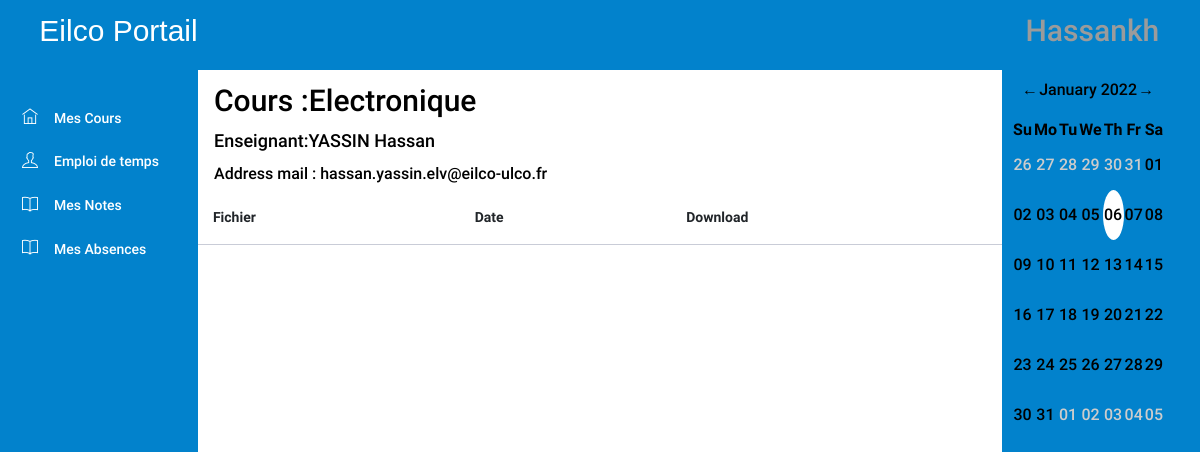
The app's page /PL/pages/student/detailcour.php?id=8 (signed in), older data.
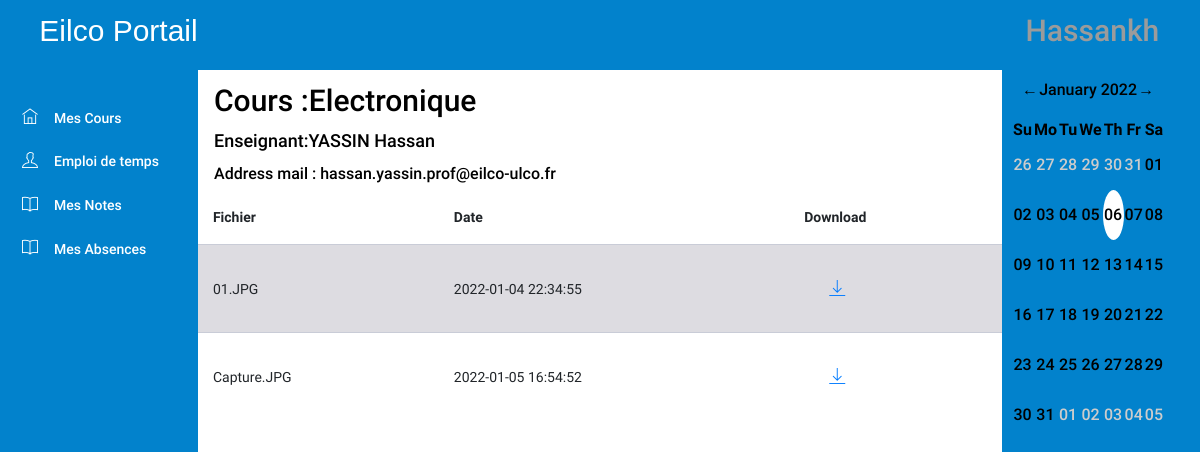
The same page, newer data.
### tables this page shows
CREATE TABLE `users` (
  `iduser` int NOT NULL AUTO_INCREMENT,
  `prenom` varchar(45) NOT NULL,
  `nom` varchar(45) NOT NULL,
  `role` int NOT NULL,
  `date_de_naissance` date NOT NULL,
  `username` varchar(45) NOT NULL,
  `password` char(45) NOT NULL,
  `email_personel` varchar(45) NOT NULL,
  `email_universitaire` varchar(45) NOT NULL,
  `sexe` varchar(45) NOT NULL,
  `formation_id` int DEFAULT NULL,
  `phone` varchar(45) NOT NULL,
  `Adresse` varchar(45) NOT NULL,
  `nationalite` varchar(45) NOT NULL,
  PRIMARY KEY (`iduser`),
  KEY `formation_idx` (`formation_id`),
  CONSTRAINT `formation` FOREIGN KEY (`formation_id`) REFERENCES `formation` (`idformation`) ON DELETE CASCADE ON UPDATE CASCADE
);

CREATE TABLE `document` (
  `iddocument` int NOT NULL AUTO_INCREMENT,
  `nom` varchar(45) NOT NULL,
  `lien` varchar(45) NOT NULL,
  `cour_id` int NOT NULL,
  `Date` datetime NOT NULL DEFAULT CURRENT_TIMESTAMP,
  PRIMARY KEY (`iddocument`),
  KEY `cour_document_idx` (`cour_id`),
  CONSTRAINT `cour_document` FOREIGN KEY (`cour_id`) REFERENCES `cours` (`idcours`) ON DELETE CASCADE ON UPDATE CASCADE
);

### DAL/coursRepository.php (called while the page is built, shortened)
<?php
require_once(__DIR__ . "/../DTO/cour.php");
function getCoursId($cour_id)
{
    $conn = openConnection();
    $cour = null;
    $query = "select * from cours where idcours=?;";
    $stmt = $conn->prepare($query);
    $stmt->bind_param("i", $cour_id);
    $stmt->execute();
    $result = $stmt->get_result();
    if ($row = mysqli_fetch_array($result)) {
        $cour = new cour();
        $cour->setId($row["idcours"]);
        $cour->setNom($row["nom"]);
        $cour->setAbreviation($row["abreviation"]);
        $cour->setProf_id($row["prof_id"]);
        $cour->setFormation_id($row["formation_id"]);
        $cour->setNb_credits($row["credits"]);
    }
    return $cour;
}

### DTO/cour.php (called while the page is built, shortened)
<?php
class cour{
    private $nom;
    public function getNom() {
        return $this->nom;
    }
    public function setNom($nom) {
        $this->nom = $nom;
    }
}
?>

### DAL/userRepository.php (called while the page is built, shortened)
<?php
require_once(__DIR__ . "/../DTO/user.php");
function getProfbyId($prof_id)
{
    $conn = openConnection();
    $userResponse = null;
    try {
        $sql = "SELECT * FROM users WHERE iduser=? ";
        $stmt = $conn->prepare($sql);
        $stmt->bind_param("i", $prof_id);
        $stmt->execute();
        $result = $stmt->get_result();
        if ($result->num_rows > 0) {
            $userResponse = new user();
            if ($row = $result->fetch_assoc()) {
                $userResponse->setUsername($row["username"]);
                $userResponse->setId($row["iduser"]);
                $userResponse->setPrenom($row["prenom"]);
                $userResponse->setNom($row["nom"]);
                $userResponse->setRole($row["role"]);
                $userResponse->setDate_de_naissance($row["date_de_naissance"]);
                $userResponse->setPassword($row["password"]);
                $userResponse->setEmail_personel($row["email_personel"]);
                $userResponse->setEmail_universitaire($row["email_universitaire"]);
                $userResponse->setSexe($row["sexe"]);
                $userResponse->setNationalite($row["nationalite"]);
                $userResponse->setPhone($row["phone"]);
                $userResponse->setAdresse($row["Adresse"]);
            }
        }
    } catch (Exception $ex) {
    }
    return $userResponse;
}

### BLL/usersManager.php (called while the page is built, shortened)
<?php
require(__DIR__ . "/../DAL/userRepository.php");
function getProfName($prof_id)
{
    return getProfbyId($prof_id);
}

### DTO/user.php (called while the page is built, shortened)
<?php
class user{
    private $prenom;
    private $nom;
    private $email_universitaire;
    public function getNom() {
        return $this->nom;
    }
    public function setNom($nom) {
        $this->nom = $nom;
    }
    public function getPrenom() {
        return $this->prenom;
    }
    public function setPrenom($prenom) {
        $this->prenom = $prenom;
    }
    public function getEmail_universitaire() {
        return $this->email_universitaire;
    }
    public function setEmail_universitaire($email_universitaire) {
        $this->email_universitaire = $email_universitaire;
    }
}
?>

### DAL/documentsRepository.php (called while the page is built, shortened)
<?php
require(__DIR__ . "/../DTO/document.php");
function getDocumentsByCours($cours_id)
{
    $conn = openConnection();
    $documents = null;
    $query = "SELECT * from document where cour_id=?;";
    $stmt = $conn->prepare($query);
    $stmt->bind_param("i", $cours_id);
    $stmt->execute();
    $result = $stmt->get_result();
    if (mysqli_num_rows($result) == false) {
        return null;
    }
    $i = 0;
    while ($row = mysqli_fetch_array($result)) {
        $document = new document();
        $document->setId($row["iddocument"]);
        $document->setNom($row["nom"]);
        $document->setLien($row["lien"]);
        $document->setDate($row["Date"]);
        $documents[$i] = $document;
        $i++;
    }
    return $documents;
}

### BLL/documentsManager.php (called while the page is built, shortened)
<?php
require(__DIR__."/../DAL/documentsRepository.php");
function getDocument($cours_id){
    return getDocumentsByCours($cours_id);
}

### DTO/document.php (called while the page is built, shortened)
<?php
class document{
    private $nom;
    private $lien;
    private $date;
    public function getNom() {
        return $this->nom;
    }
    public function setNom($nom) {
        $this->nom = $nom;
    }
    public function getLien() {
        return $this->lien;
    }
    public function setLien($lien) {
        $this->lien = $lien;
    }
    public function getDate() {
        return $this->date;
    }
    public function setDate($date) {
        $this->date = $date;
    }
}
?>

### PL/pages/student/detailcour.php (the view, shortened to what the changed rows need)
<?php
$id = $_GET['id'];
?>
<!DOCTYPE html>
<html lang="en">
<head>
    <link rel="stylesheet" href="../../assets/vendors/ti-icons/css/themify-icons.css">
    <link rel="stylesheet" href="../../styles/admin_page.css">
    <link rel="stylesheet" href="../../styles/rome.css">
</head>
<body>
    <div class="container-scroller">
                            <?php
                            require("../../../DTO/user.php");
                            ?>
        <div class="container-fluid page-body-wrapper">
            <div class="main-panel">
                <div class="content-wrapper">
                    <?php
                    require('../../../BLL/coursManager.php');
                    require('../../../BLL/usersManager.php');
                    $cours = getCoursId($id);
                    echo "<div class='cours'>"
                        . "<h3 style='margin-top:2% ; margin-left:2%'>Cours :" . $cours->getNom() . "</h3>"
                        . "<h4 style='margin-top:2% ; margin-left:2%'>Enseignant:";
                    $prof = getProfName($cours->getProf_id());
                    echo strtoupper($prof->getNom()) . " " . ucfirst($prof->getPrenom()) . "</h4>"
                        . "<h5 style='margin-top:2% ; margin-left:2%'>Address mail : " . $prof->getEmail_universitaire() . "</h5>"
                        . "</div>";
                    ?>
                    <?php
                    echo "<table class='table table-striped'>";
                    require("../../../BLL/documentsManager.php");
                    $documents = getDocument($id);
                    echo "<thead>"
                        . "<tr>"
                        . "<th>Fichier</th>"
                        . "<th>Date</th>"
                        . "<th>Download</th>"
                        . "</tr>"
                        . "</thead>"
                        . "<tbody>";
                    if ($documents != null)
                        for ($i = 0; $i < count($documents); $i++) {
                            echo "<tr>"
                                . "<td>" . $documents[$i]->getNom() . "</td>"
                                . "<td>" . $documents[$i]->getDate() . "</td>"
                                . "<td><form method='POST'><button class='btn btn-link' name='downloadBtn' value='" . $documents[$i]->getLien() . "'><i class='ti-download menu-icon'></i></button></form></td>";
                        }
                    echo "</tbody></table>";
                    ?>
                </div>
            </div>
        </div>
    </div>
</body>
</html>

Row changes from the older to the newer data that the page shows:
changed users "YASSIN": email_universitaire "hassan.yassin.elv@eilco-ulco.fr" → "hassan.yassin.prof@eilco-ulco.fr"
added document: nom "01.JPG", Date "2022-01-04 22:34:55"
added document: nom "Capture.JPG", Date "2022-01-05 16:54:52"
